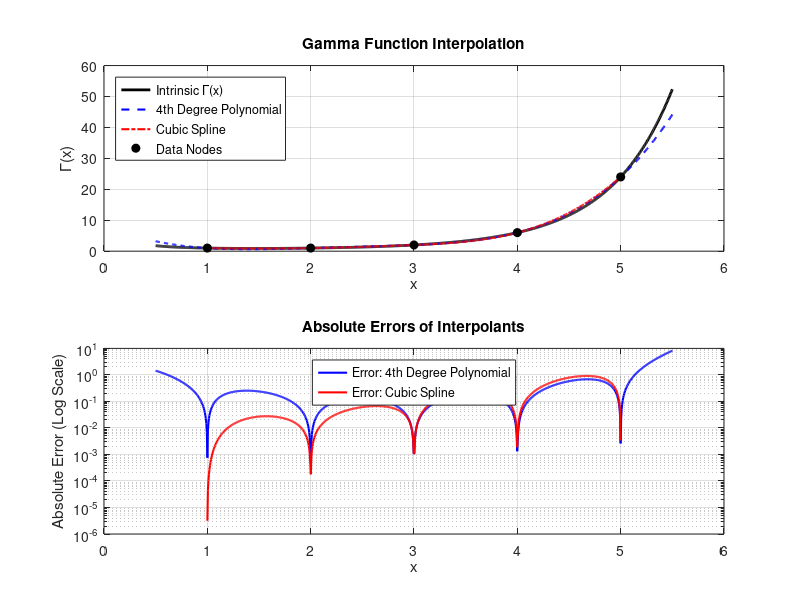

MATLAB code for this plot:
% Data points for interpolation
x_data = [1, 2, 3, 4, 5];
f_data = [1, 1, 2, 6, 24];

% Domain for plotting
xx = linspace(0.5, 5.5, 1000);

% (a) Evaluate the 4th Degree Interpolating Polynomial P4(x)
% Using the coefficients derived from the divided differences table
P4_vals = 1 + 0.*(xx - 1) + ...
          (0.5).*(xx - 1).*(xx - 2) + ...
          (1/3).*(xx - 1).*(xx - 2).*(xx - 3) + ...
          (3/8).*(xx - 1).*(xx - 2).*(xx - 3).*(xx - 4);

% (b) Built-in Cubic Spline Interpolation
spline_vals = interp1(x_data, f_data, xx, 'spline');

% Intrinsic Gamma Function
true_gamma = gamma(xx);

% (c) Plotting the Functions and Absolute Errors
figure('Position', [100, 100, 800, 600]);

% --- Top Plot: Function Comparisons ---
subplot(2,1,1);
plot(xx, true_gamma, 'k-', 'LineWidth', 2); hold on;
plot(xx, P4_vals, 'b--', 'LineWidth', 1.5);
plot(xx, spline_vals, 'r-.', 'LineWidth', 1.5);
plot(x_data, f_data, 'ko', 'MarkerFaceColor', 'k', 'MarkerSize', 6);
grid on;
title('Gamma Function Interpolation');
xlabel('x'); ylabel('\Gamma(x)');
legend('Intrinsic \Gamma(x)', '4th Degree Polynomial', 'Cubic Spline', 'Data Nodes', 'Location', 'northwest');

% --- Bottom Plot: Absolute Errors ---
subplot(2,1,2);
error_P4 = abs(P4_vals - true_gamma);
error_spline = abs(spline_vals - true_gamma);

% Using semilogy for better visibility of error ranges
semilogy(xx, error_P4, 'b-', 'LineWidth', 1.5); hold on;
semilogy(xx, error_spline, 'r-', 'LineWidth', 1.5);
grid on;
title('Absolute Errors of Interpolants');
xlabel('x'); ylabel('Absolute Error (Log Scale)');
legend('Error: 4th Degree Polynomial', 'Error: Cubic Spline', 'Location', 'north');
